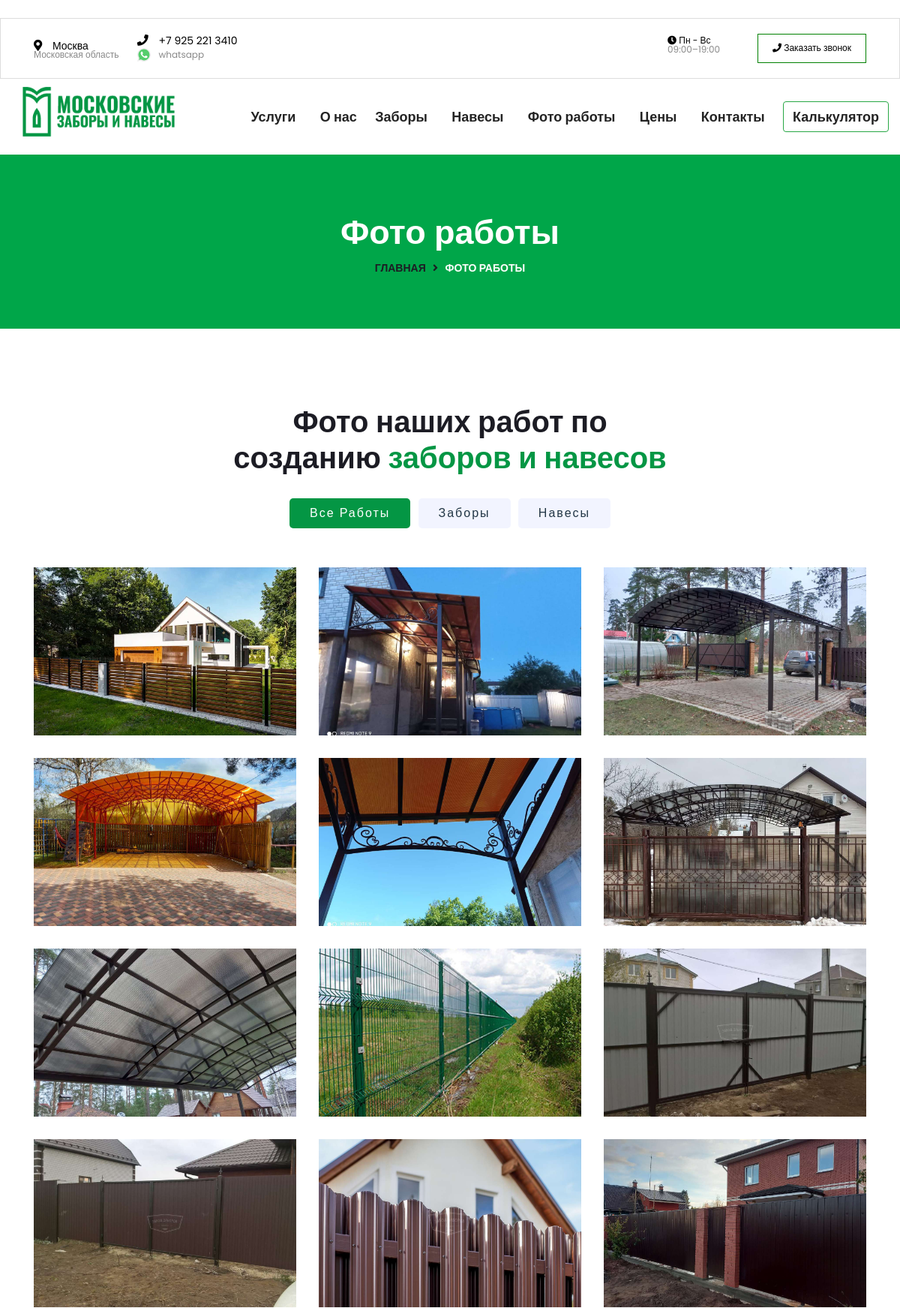
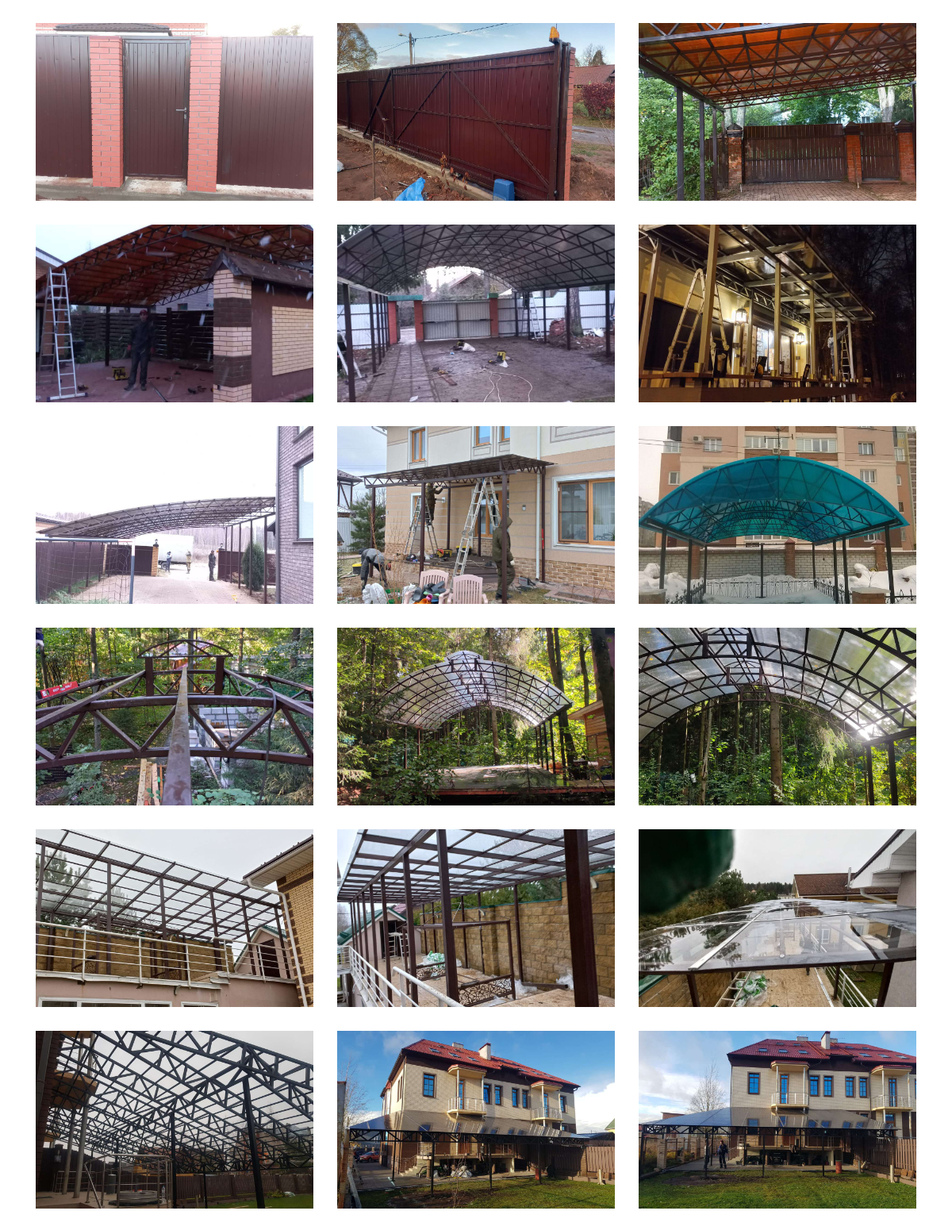
Screenshot of /foto-raboty/ (upper part) with the database file from the repository (2 pictures, top to bottom).
### home/models.py (models this page shows, shortened)
class PortfolioCategory(models.Model):
    Title = models.CharField("Категория портфолио", max_length=100, blank=True, null=True,  help_text="Введите категорию портфолио")
    Slug = models.CharField(max_length=100, blank=True, null=True, unique=True, help_text="Ссылка категория портфолио")
    class Meta:
        verbose_name = 'Категория портфолио'
        verbose_name_plural = 'Категории портфолио'

class Portfolio(models.Model):
    ShortTitle = models.CharField("Короткое имя портфолио", max_length=30, blank=True, null=True,  help_text="Наименование портфолио")
    Title = models.CharField("Длинное имя портфолио", max_length=65, blank=True, null=True,  help_text="Наименование портфолио")
    Slug = models.CharField(max_length=100, blank=True, null=True, unique=True, help_text="Ссылка портфолио")
    Category = models.ForeignKey(PortfolioCategory, on_delete=models.SET_NULL, blank=True, null=True)
    ShortDesc = models.TextField("Короткое описание", max_length=165, null=True, blank=True, help_text="Короткое описание портфолио")
    Content = RichTextUploadingField("Польное описание", blank=True, null=True, help_text="Короткое описание портфолио")
    Image = ProcessedImageField(upload_to='portfolio/%Y-%m-%d/',
                            processors=[ResizeToFill(1200, 768)],
                            format='JPEG',
                            options={'quality': 60}, blank=True)
    image_thumbnail = ImageSpecField(source='Image',
                                 processors=[ResizeToFill(768, 500)],
                                 format='JPEG',
                                 )
    status = models.CharField(max_length=10, choices=STATUS_CHOICES, default='published')
    sortingIndex = models.IntegerField("Индекс сортировки",default=0, blank=True)
    clientName = models.CharField("Имя клиента", max_length=50, blank=True, null=True,  help_text="Имя и фамилия клиента")
    Created = models.DateTimeField("Дата окончания", auto_now_add=True)
    Updated = models.DateTimeField(auto_now=True)
    class Meta:
        verbose_name = 'Фото работы'
        verbose_name_plural = 'Фото работы'
    def get_absolute_url(self):
        return reverse('home:portfolioDetails', args = [self.Slug])

### home/views.py (the view)
# urls.py: path('foto-raboty/', views.portfolio, name="portfolio"),
def portfolio(request):
    template = 'home/portfolio.html'
    SEO = SEO_Optimiser.objects.get(seoid=3)
    portfolioList = Portfolio.objects.all()
    portfolioCategories = PortfolioCategory.objects.all()
    args = {
        'SEO': SEO,
        'portfolioList': portfolioList,
        'portfolioCategories': portfolioCategories,
    }
    return render(request, template, args) #

### home/templates/home/portfolio.html (shortened to what this page needs)
﻿{% extends 'base.html' %}{% load static %}
    {%block mainWrapper %}
    <div class="breatcumb-area d-flex align-items-center" >
        <div class="container">
            <div class="row">
                <div class="col-lg-12">
                    <div class="breatcumb-content text-center">
                        <div class="breatcumb-title">
                            <h2>Фото работы </h2>
                        </div>
                        <div class="breatcumb-content-text">
                            <ul>
                                <li><a href="#">Главная</a> <i class="fas fa-angle-right"></i> <span>Фото работы</span></li>
                            </ul>
                        </div>
                    </div>
                </div>
            </div>
        </div>
    </div>
    <div class="portfolio_area pt-100 pb-80" id="portfolio">
        <div class="container">
            <div class="row">
                <div class="col-lg-12">
                    <div class="dreamit-section-title text-center pb-30">
                        <h2>Фото наших работ по</h2>
                        <h2>созданию <span>заборов и навесов</span></h2>
                    </div>
                </div>
            </div>
            <div class="row">
                <div class="col-md-12">
                    <div class="portfolio_nav">
                        <div class="portfolio_menu">
                            <ul class="menu-filtering">
                                <li class="current_menu_item" data-filter="*">Все работы</li>
                                {% for category in portfolioCategories %}
                                <li data-filter=".{{category.Slug}}" >{{category.Title}}</li>
                                {% endfor %}
                            </ul>
                        </div>
                    </div>
                </div>
            </div>
            <div class="row image_load">
                {% for portfolio in portfolioList %}
                <div class="col-lg-4 col-md-6 col-sm-12 grid-item {{portfolio.Category.Slug}}">
                    <div class="single_portfolio">
                        <div class="single_portfolio_inner">
                            <div class="single_portfolio_thumb">
                                <img src="{{portfolio.image_thumbnail.url}}" alt="" />
                            </div>
                        </div>
                    </div>
                </div>
                {% endfor %}
            </div>
        </div>
    </div>
    {% endblock mainWrapper %}

### static/assets/css/theme-default.css (style rules this page uses)
html, body { overflow-x: hidden; }
body { color: #223645; font-size: 16px; font-weight: 400; line-height: 1.5; text-align: left; font-family: 'Poppins', sans-serif; }
html { scroll-behavior: smooth; }
h1, h2, h3, h4, h5, h6 { color: #1c1c24; font-family: 'Poppins', sans-serif; font-style: normal; margin-bottom: 0; margin-top: 10px; line-height: 1.3; font-weight: 600; -webkit-transition: .5s; transition: .5s; font-size:36px; }
h2 { font-size: 35px; }
ul { margin: 0px; padding: 0px; }
ul { margin: 0; padding: 0; }
::placeholder { color: #454545; font-size: 16px; }
.pt-100 { padding-top:100px; }
.pb-80 { padding-bottom:80px; }
.pb-30 { padding-bottom:30px; }

### home/templates/base.html (style rules this page uses)
.breatcumb-title h2, .breatcumb-content-text ul li a { font-family: 'Oswald', sans-serif !important; }

### rows the page displays
PortfolioCategory: Title "Заборы"
PortfolioCategory: Title "Навесы"
Portfolio: image_thumbnail (picture)
Portfolio: image_thumbnail (picture)
Portfolio: image_thumbnail (picture)
Portfolio: image_thumbnail (picture)
Portfolio: image_thumbnail (picture)
Portfolio: image_thumbnail (picture)
Portfolio: image_thumbnail (picture)
Portfolio: image_thumbnail (picture)
Portfolio: image_thumbnail (picture)
Portfolio: image_thumbnail (picture)
Portfolio: image_thumbnail (picture)
Portfolio: image_thumbnail (picture)
Portfolio: image_thumbnail (picture)
Portfolio: image_thumbnail (picture)
Portfolio: image_thumbnail (picture)
Portfolio: image_thumbnail (picture)
Portfolio: image_thumbnail (picture)
Portfolio: image_thumbnail (picture)
Portfolio: image_thumbnail (picture)
Portfolio: image_thumbnail (picture)
Portfolio: image_thumbnail (picture)
Portfolio: image_thumbnail (picture)
Portfolio: image_thumbnail (picture)
Portfolio: image_thumbnail (picture)
Portfolio: image_thumbnail (picture)
Portfolio: image_thumbnail (picture)
Portfolio: image_thumbnail (picture)
Portfolio: image_thumbnail (picture)
Portfolio: image_thumbnail (picture)
Portfolio: image_thumbnail (picture)
